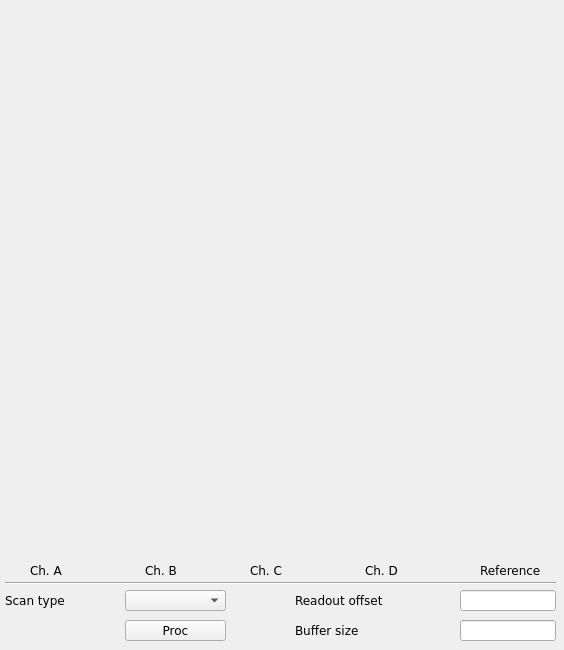
<?xml version="1.0" encoding="UTF-8"?>
<ui version="4.0">
 <class>ADC</class>
 <widget class="QMainWindow" name="ADC">
  <property name="geometry">
   <rect>
    <x>0</x>
    <y>0</y>
    <width>564</width>
    <height>650</height>
   </rect>
  </property>
  <property name="sizePolicy">
   <sizepolicy hsizetype="Minimum" vsizetype="Minimum">
    <horstretch>0</horstretch>
    <verstretch>0</verstretch>
   </sizepolicy>
  </property>
  <property name="windowTitle">
   <string/>
  </property>
  <property name="Title" stdset="0">
   <string>ADC buffer</string>
  </property>
  <widget class="QWidget" name="centralwidget">
   <widget class="caCartesianPlot" name="adc">
    <property name="geometry">
     <rect>
      <x>9</x>
      <y>9</y>
      <width>546</width>
      <height>546</height>
     </rect>
    </property>
    <property name="sizePolicy">
     <sizepolicy hsizetype="MinimumExpanding" vsizetype="MinimumExpanding">
      <horstretch>0</horstretch>
      <verstretch>2</verstretch>
     </sizepolicy>
    </property>
    <property name="font">
     <font>
      <family>Sans</family>
      <pointsize>8</pointsize>
     </font>
    </property>
    <property name="Title" stdset="0">
     <string notr="true">ADC data</string>
    </property>
    <property name="TitleX">
     <string notr="true">ADC samples</string>
    </property>
    <property name="TitleY">
     <string notr="true">ADC counts</string>
    </property>
    <property name="channels_1" stdset="0">
     <string notr="true">;$(BPM):adc.A</string>
    </property>
    <property name="color_1">
     <color>
      <red>255</red>
      <green>0</green>
      <blue>0</blue>
     </color>
    </property>
    <property name="channels_2" stdset="0">
     <string notr="true">;$(BPM):adc.B</string>
    </property>
    <property name="color_2">
     <color>
      <red>0</red>
      <green>255</green>
      <blue>0</blue>
     </color>
    </property>
    <property name="channels_3" stdset="0">
     <string notr="true">;$(BPM):adc.C</string>
    </property>
    <property name="color_3">
     <color>
      <red>0</red>
      <green>0</green>
      <blue>255</blue>
     </color>
    </property>
    <property name="channels_4" stdset="0">
     <string notr="true">;$(BPM):adc.D</string>
    </property>
    <property name="color_4">
     <color>
      <red>170</red>
      <green>0</green>
      <blue>255</blue>
     </color>
    </property>
    <property name="channels_5" stdset="0">
     <string notr="true">;$(BPM):adc.reference</string>
    </property>
    <property name="color_5">
     <color>
      <red>0</red>
      <green>0</green>
      <blue>0</blue>
     </color>
    </property>
    <property name="countNumOrChannel" stdset="0">
     <string notr="true"/>
    </property>
    <property name="triggerChannel" stdset="0">
     <string notr="true"/>
    </property>
    <property name="foreground">
     <color alpha="0">
      <red>255</red>
      <green>255</green>
      <blue>255</blue>
     </color>
    </property>
    <property name="gridColor">
     <color>
      <red>0</red>
      <green>0</green>
      <blue>0</blue>
     </color>
    </property>
    <property name="XaxisLimits">
     <string>0;100</string>
    </property>
    <property name="YaxisLimits">
     <string>-1000000;-900000</string>
    </property>
   </widget>
   <widget class="Line" name="line">
    <property name="geometry">
     <rect>
      <x>5</x>
      <y>575</y>
      <width>551</width>
      <height>16</height>
     </rect>
    </property>
    <property name="font">
     <font>
      <family>DejaVu Sans</family>
      <pointsize>9</pointsize>
     </font>
    </property>
    <property name="orientation">
     <enum>Qt::Horizontal</enum>
    </property>
   </widget>
   <widget class="QLabel" name="label_19">
    <property name="geometry">
     <rect>
      <x>295</x>
      <y>620</y>
      <width>156</width>
      <height>20</height>
     </rect>
    </property>
    <property name="font">
     <font>
      <family>DejaVu Sans</family>
      <pointsize>9</pointsize>
     </font>
    </property>
    <property name="text">
     <string>Buffer size </string>
    </property>
   </widget>
   <widget class="caTextEntry" name="adc_ngrp">
    <property name="geometry">
     <rect>
      <x>460</x>
      <y>620</y>
      <width>96</width>
      <height>21</height>
     </rect>
    </property>
    <property name="font">
     <font>
      <family>DejaVu Sans</family>
      <pointsize>10</pointsize>
     </font>
    </property>
    <property name="alignment">
     <set>Qt::AlignRight|Qt::AlignTrailing|Qt::AlignVCenter</set>
    </property>
    <property name="channel" stdset="0">
     <string notr="true">$(BPM):adc.NGRP</string>
    </property>
    <property name="maxValue">
     <double>10000.000000000000000</double>
    </property>
    <property name="minValue">
     <double>10.000000000000000</double>
    </property>
   </widget>
   <widget class="caMessageButton" name="camessagebutton">
    <property name="geometry">
     <rect>
      <x>125</x>
      <y>620</y>
      <width>101</width>
      <height>21</height>
     </rect>
    </property>
    <property name="font">
     <font>
      <family>DejaVu Sans</family>
      <pointsize>9</pointsize>
     </font>
    </property>
    <property name="text">
     <string>Proc</string>
    </property>
    <property name="flat">
     <bool>false</bool>
    </property>
    <property name="channel" stdset="0">
     <string notr="true">$(BPM):adc.PROC</string>
    </property>
    <property name="background">
     <color>
      <red>254</red>
      <green>217</green>
      <blue>188</blue>
     </color>
    </property>
    <property name="pressMessage">
     <string notr="true">1</string>
    </property>
   </widget>
   <widget class="QLabel" name="label_21">
    <property name="geometry">
     <rect>
      <x>5</x>
      <y>590</y>
      <width>101</width>
      <height>20</height>
     </rect>
    </property>
    <property name="font">
     <font>
      <family>DejaVu Sans</family>
      <pointsize>9</pointsize>
     </font>
    </property>
    <property name="styleSheet">
     <string notr="true">color: rgb(0, 0, 0);</string>
    </property>
    <property name="text">
     <string>Scan type</string>
    </property>
   </widget>
   <widget class="caMenu" name="adc_scan">
    <property name="geometry">
     <rect>
      <x>125</x>
      <y>590</y>
      <width>101</width>
      <height>21</height>
     </rect>
    </property>
    <property name="font">
     <font>
      <family>DejaVu Sans</family>
      <pointsize>9</pointsize>
     </font>
    </property>
    <property name="channel" stdset="0">
     <string notr="true">$(BPM):adc.SCAN</string>
    </property>
   </widget>
   <widget class="caTextEntry" name="tbtddcsynth_offs">
    <property name="geometry">
     <rect>
      <x>460</x>
      <y>590</y>
      <width>96</width>
      <height>21</height>
     </rect>
    </property>
    <property name="font">
     <font>
      <family>DejaVu Sans</family>
      <pointsize>10</pointsize>
     </font>
    </property>
    <property name="alignment">
     <set>Qt::AlignRight|Qt::AlignTrailing|Qt::AlignVCenter</set>
    </property>
    <property name="channel" stdset="0">
     <string notr="true">$(BPM):adc.OFFS</string>
    </property>
    <property name="fontScaleMode">
     <enum>caLineEdit::WidthAndHeight</enum>
    </property>
   </widget>
   <widget class="QLabel" name="label_22">
    <property name="geometry">
     <rect>
      <x>295</x>
      <y>590</y>
      <width>161</width>
      <height>20</height>
     </rect>
    </property>
    <property name="font">
     <font>
      <family>DejaVu Sans</family>
      <pointsize>9</pointsize>
     </font>
    </property>
    <property name="text">
     <string>Readout offset </string>
    </property>
   </widget>
   <widget class="caRelatedDisplay" name="ADC_buffer">
    <property name="geometry">
     <rect>
      <x>10</x>
      <y>560</y>
      <width>16</width>
      <height>16</height>
     </rect>
    </property>
    <property name="background">
     <color>
      <red>255</red>
      <green>0</green>
      <blue>0</blue>
     </color>
    </property>
    <property name="labels">
     <string notr="true"/>
    </property>
    <property name="files">
     <string notr="true">adc</string>
    </property>
    <property name="args">
     <string notr="true">DEVICE=$(DEVICE)</string>
    </property>
   </widget>
   <widget class="QLabel" name="label_23">
    <property name="geometry">
     <rect>
      <x>30</x>
      <y>560</y>
      <width>36</width>
      <height>21</height>
     </rect>
    </property>
    <property name="font">
     <font>
      <family>DejaVu Sans</family>
      <pointsize>9</pointsize>
     </font>
    </property>
    <property name="styleSheet">
     <string notr="true">color: rgb(0, 0, 0);</string>
    </property>
    <property name="text">
     <string>Ch. A</string>
    </property>
   </widget>
   <widget class="caRelatedDisplay" name="ADC_buffer_2">
    <property name="geometry">
     <rect>
      <x>125</x>
      <y>560</y>
      <width>16</width>
      <height>16</height>
     </rect>
    </property>
    <property name="background">
     <color>
      <red>0</red>
      <green>255</green>
      <blue>0</blue>
     </color>
    </property>
    <property name="labels">
     <string notr="true"/>
    </property>
    <property name="files">
     <string notr="true">adc</string>
    </property>
    <property name="args">
     <string notr="true">DEVICE=$(DEVICE)</string>
    </property>
   </widget>
   <widget class="QLabel" name="label_24">
    <property name="geometry">
     <rect>
      <x>145</x>
      <y>560</y>
      <width>36</width>
      <height>21</height>
     </rect>
    </property>
    <property name="font">
     <font>
      <family>DejaVu Sans</family>
      <pointsize>9</pointsize>
     </font>
    </property>
    <property name="styleSheet">
     <string notr="true">color: rgb(0, 0, 0);</string>
    </property>
    <property name="text">
     <string>Ch. B</string>
    </property>
   </widget>
   <widget class="caRelatedDisplay" name="ADC_buffer_3">
    <property name="geometry">
     <rect>
      <x>230</x>
      <y>560</y>
      <width>16</width>
      <height>16</height>
     </rect>
    </property>
    <property name="background">
     <color>
      <red>0</red>
      <green>0</green>
      <blue>255</blue>
     </color>
    </property>
    <property name="labels">
     <string notr="true"/>
    </property>
    <property name="files">
     <string notr="true">adc</string>
    </property>
    <property name="args">
     <string notr="true">DEVICE=$(DEVICE)</string>
    </property>
   </widget>
   <widget class="QLabel" name="label_25">
    <property name="geometry">
     <rect>
      <x>250</x>
      <y>560</y>
      <width>36</width>
      <height>21</height>
     </rect>
    </property>
    <property name="font">
     <font>
      <family>DejaVu Sans</family>
      <pointsize>9</pointsize>
     </font>
    </property>
    <property name="styleSheet">
     <string notr="true">color: rgb(0, 0, 0);</string>
    </property>
    <property name="text">
     <string>Ch. C</string>
    </property>
   </widget>
   <widget class="caRelatedDisplay" name="ADC_buffer_4">
    <property name="geometry">
     <rect>
      <x>345</x>
      <y>560</y>
      <width>16</width>
      <height>16</height>
     </rect>
    </property>
    <property name="background">
     <color>
      <red>170</red>
      <green>0</green>
      <blue>255</blue>
     </color>
    </property>
    <property name="labels">
     <string notr="true"/>
    </property>
    <property name="files">
     <string notr="true">adc</string>
    </property>
    <property name="args">
     <string notr="true">DEVICE=$(DEVICE)</string>
    </property>
   </widget>
   <widget class="QLabel" name="label_26">
    <property name="geometry">
     <rect>
      <x>365</x>
      <y>560</y>
      <width>36</width>
      <height>21</height>
     </rect>
    </property>
    <property name="font">
     <font>
      <family>DejaVu Sans</family>
      <pointsize>9</pointsize>
     </font>
    </property>
    <property name="styleSheet">
     <string notr="true">color: rgb(0, 0, 0);</string>
    </property>
    <property name="text">
     <string>Ch. D</string>
    </property>
   </widget>
   <widget class="caRelatedDisplay" name="ADC_buffer_5">
    <property name="geometry">
     <rect>
      <x>460</x>
      <y>560</y>
      <width>16</width>
      <height>16</height>
     </rect>
    </property>
    <property name="background">
     <color>
      <red>0</red>
      <green>0</green>
      <blue>0</blue>
     </color>
    </property>
    <property name="labels">
     <string notr="true"/>
    </property>
    <property name="files">
     <string notr="true">adc</string>
    </property>
    <property name="args">
     <string notr="true">DEVICE=$(DEVICE)</string>
    </property>
   </widget>
   <widget class="QLabel" name="label_27">
    <property name="geometry">
     <rect>
      <x>480</x>
      <y>560</y>
      <width>66</width>
      <height>21</height>
     </rect>
    </property>
    <property name="font">
     <font>
      <family>DejaVu Sans</family>
      <pointsize>9</pointsize>
     </font>
    </property>
    <property name="styleSheet">
     <string notr="true">color: rgb(0, 0, 0);</string>
    </property>
    <property name="text">
     <string>Reference</string>
    </property>
   </widget>
  </widget>
 </widget>
 <customwidgets>
  <customwidget>
   <class>QwtPlot</class>
   <extends>QFrame</extends>
   <header>qwt_plot.h</header>
  </customwidget>
  <customwidget>
   <class>caMenu</class>
   <extends>QComboBox</extends>
   <header>caMenu</header>
  </customwidget>
  <customwidget>
   <class>caRelatedDisplay</class>
   <extends>QWidget</extends>
   <header>caRelatedDisplay</header>
  </customwidget>
  <customwidget>
   <class>caTextEntry</class>
   <extends>caLineEdit</extends>
   <header>caTextEntry</header>
  </customwidget>
  <customwidget>
   <class>caMessageButton</class>
   <extends>QPushButton</extends>
   <header>caMessageButton</header>
  </customwidget>
  <customwidget>
   <class>caLineEdit</class>
   <extends>QLineEdit</extends>
   <header>caLineEdit</header>
  </customwidget>
  <customwidget>
   <class>caCartesianPlot</class>
   <extends>QwtPlot</extends>
   <header>caCartesianPlot</header>
   <container>1</container>
  </customwidget>
 </customwidgets>
 <resources/>
 <connections/>
</ui>
